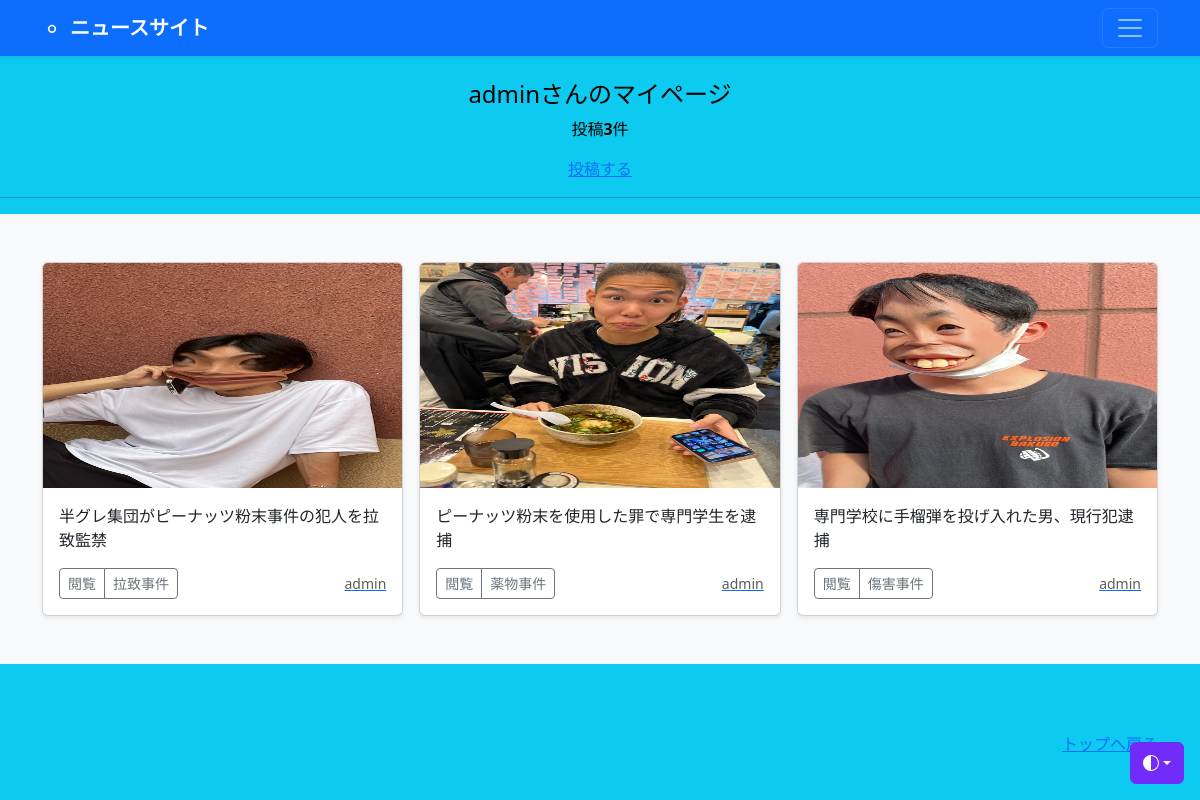
Page /mypage/ (signed in) on the committed database.
### accounts/models.py (models this page shows)
class CustomUser(AbstractUser):
    pass

### news/models.py (models this page shows, shortened)
class NewsPost(models.Model):
    user = models.ForeignKey(CustomUser, verbose_name="ユーザー", on_delete=models.CASCADE)
    category = models.ForeignKey(Category, verbose_name="カテゴリ", on_delete=models.PROTECT)
    title = models.CharField(verbose_name="タイトル", max_length=200)
    comment = models.TextField(verbose_name="コメント", )
    image1 = models.ImageField(verbose_name="イメージ1", upload_to="news")
    image2 = models.ImageField(verbose_name="イメージ2", upload_to="news", blank=True, null=True)
    posted_at = models.DateTimeField(verbose_name="投稿日時", auto_now_add=True)

class Category(models.Model):
    title = models.CharField(verbose_name="カテゴリ", max_length=20)
    def __str__(self):
        return self.title

### news/views.py (the view)
# urls.py: path("mypage/", views.MypageView.as_view(), name = "mypage"),
class MypageView(ListView):
    template_name = "mypage.html"
    paginate_by = 9
    def get_queryset(self):
        queryset = NewsPost.objects.filter(user=self.request.user).order_by("-posted_at")
        return queryset

### news/templates/mypage.html (shortened to what this page needs)
{% extends "base.html" %}
    {% block contents %}
    {% if user.is_authenticated %}
        <br>
        <div style="text-align: center">
            <h4>{{user.username}}さんのマイページ</h4>
            {% if object_list.count == 0 %}
                <p>{{user.username}}さんの投稿はありません</p>
            {% else %}
                <p>投稿<strong>{{object_list.count}}</strong>件</p>
            {% endif %}
            <a href="{% url 'news:post' %}">投稿する</a>
        </div>
        <hr>
    {% endif %}
    {% include "news_list.html" %}
    {% endblock %}

### news/templates/base.html (shortened to what this page needs)
{% load static %}
<!doctype html>
<html lang="ja">
  <head>
  <link href="https://cdn.jsdelivr.net/npm/bootstrap@5.3.0/dist/css/bootstrap.min.css" rel="stylesheet">
  </head>
  <body class="text-bg-info">
    <div class="dropdown position-fixed bottom-0 end-0 mb-3 me-3 bd-mode-toggle">
      <button class="btn btn-bd-primary py-2 dropdown-toggle d-flex align-items-center"
              id="bd-theme"
              type="button"
              aria-expanded="false"
              data-bs-toggle="dropdown"
              aria-label="Toggle theme (auto)">
        <svg class="bi my-1 theme-icon-active" width="1em" height="1em"><use href="#circle-half"></use></svg>
      </button>
    </div>
<header>
  <div class="navbar navbar-dark text-bg-primary shadow-sm">
    <div class="container">
      <a href="{% url 'news:index' %}" class="navbar-brand d-flex align-items-center">
        <strong>ニュースサイト</strong>
      </a>
      <button class="navbar-toggler" type="button" data-bs-toggle="collapse" data-bs-target="#navbarHeader" aria-controls="navbarHeader" aria-expanded="false" aria-label="Toggle navigation">
        <span class="navbar-toggler-icon"></span>
      </button>
    </div>
  </div>
</header>
<main>
  {% block contents %}{% endblock %}
</main>
<footer class="text-body-secondary py-5">
  <div class="container">
    <p class="float-end mb-1">
      <a href="{% url 'news:index' %}">トップへ戻る</a>
    </p>
  </div>
</footer>
  </body>
</html>

### news/templates/news_list.html (shortened to what this page needs)
<div class="album py-5 bg-body-tertiary">
    <div class="container">
      <div class="row row-cols-1 row-cols-sm-2 row-cols-md-3 g-3">
        {% for record in object_list %}
        <div class="col">
          <div class="card shadow-sm">
            <img src="{{ record.image1.url }}"
                 class="bd-placeholder-img card-img-top"
                 width="100%" height="225"
                 xmlns="http://www.w3.org/2000/svc"
                 role="img" aria-label="Placeholder: Thumbnail"
                 preserveAspectRatio = "xMidYMid slice"
                 focusable="false">
                 <rect width="100%" height="100%" fill="#55595c"/>
            <div class="card-body">
              <p class="card-text">{{record.title}}</p>
              <div class="d-flex justify-content-between align-items-center">
                <div class="btn-group">
                  <button type="button" class="btn btn-sm btn-outline-secondary"
                  onclick="location.href='{% url 'news:news_detail' record.pk %}'">閲覧</button>
                  <button type="button" class="btn btn-sm btn-outline-secondary"
                  onclick="location.href='{% url 'news:news_cat' category=record.category.id %}'">
                  {{record.category}}</button>
                </div>
                <a href="{% url 'news:user_list' user=record.user.id %}"><small class="text-muted">{{record.user.username}}</small></a>
              </div>
            </div>
          </div>
        </div>
        {% endfor %}
      </div>
    </div>
  </div>

### news/templates/base.html (style rules this page uses)
.bd-placeholder-img { font-size: 1.125rem; text-anchor: middle; -webkit-user-select: none; -moz-user-select: none; user-select: none; }
.bi { vertical-align: -.125em; fill: currentColor; }
.btn-bd-primary { --bd-violet-bg: #712cf9; --bd-violet-rgb: 112.520718, 44.062154, 249.437846; --bs-btn-font-weight: 600; --bs-btn-color: var(--bs-white); --bs-btn-bg: var(--bd-violet-bg); --bs-btn-border-color: var(--bd-violet-bg); --bs-btn-hover-color: var(--bs-white); --bs-btn-hover-bg: #6528e0; --bs-btn-hover-border-color: #6528e0; --bs-btn-focus-shadow-rgb: var(--bd-violet-rgb); --bs-btn-active-color: var(--bs-btn-hover-color); --bs-btn-active-bg: #5a23c8; --bs-btn-active-border-color: #5a23c8; }
.bd-mode-toggle { z-index: 1500; }

### rows in the picture
CustomUser: username "admin"
NewsPost: image1 (picture), title "半グレ集団がピーナッツ粉末事件の犯人を拉致監禁", category "拉致事件", user.username "admin"
NewsPost: image1 (picture), title "ピーナッツ粉末を使用した罪で専門学生を逮捕", category "薬物事件", user.username "admin"
NewsPost: image1 (picture), title "専門学校に手榴弾を投げ入れた男、現行犯逮捕", category "傷害事件", user.username "admin"

### other values in the picture
{{ object_list.count }} "3"
